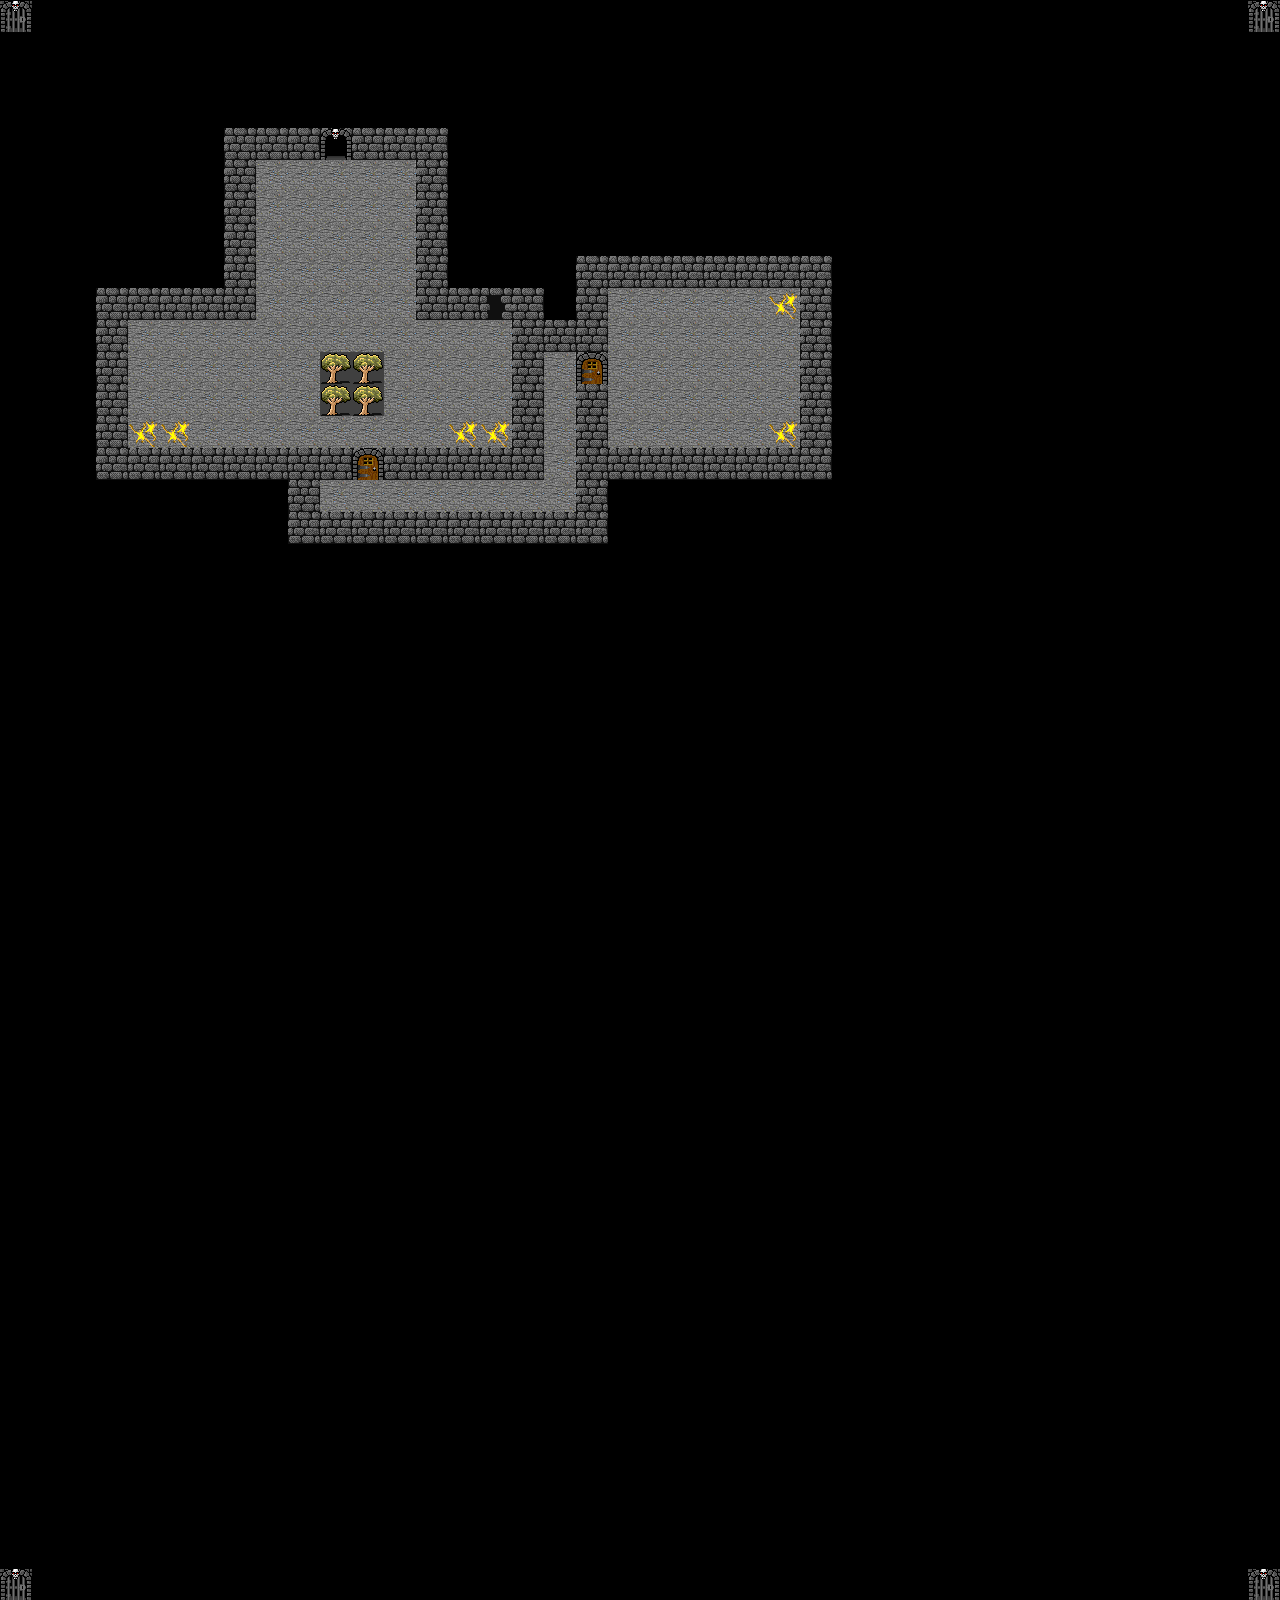

The image is a tile-based game level rendered from a .tmx file. Its description and source (layers, tilesets, objects; grid data summarised) follow:
An orthogonal 40x50 tile map with 32x32 px tiles, 1 tile layer (tiles).

<map version="1.0" orientation="orthogonal" width="40" height="50" tilewidth="32" tileheight="32">
 <properties>
  <property name="name" value="Dungeon of Doom" />
  <property name="secretDoors" value="3" />
 </properties>
 <tileset firstgid="1" name="Dungeon" tilewidth="32" tileheight="32">
  <image source="dungeontiles.gif" width="288" height="320" />
  <tile id="57">
   <properties>
    <property name="blocked" value="false" />
   </properties>
  </tile>
  <tile id="84">
   <properties>
    <property name="blocked" value="true" />
   </properties>
  </tile>
 </tileset>
 <layer name="tiles" width="40" height="50">
  <properties>
   <property name="monsters" value="harmless" />
   <property name="sparks" value="true" />
  </properties>
  <data>[2000 cells, 204 non-empty, 8 distinct tile ids]</data>
 </layer>
</map>
